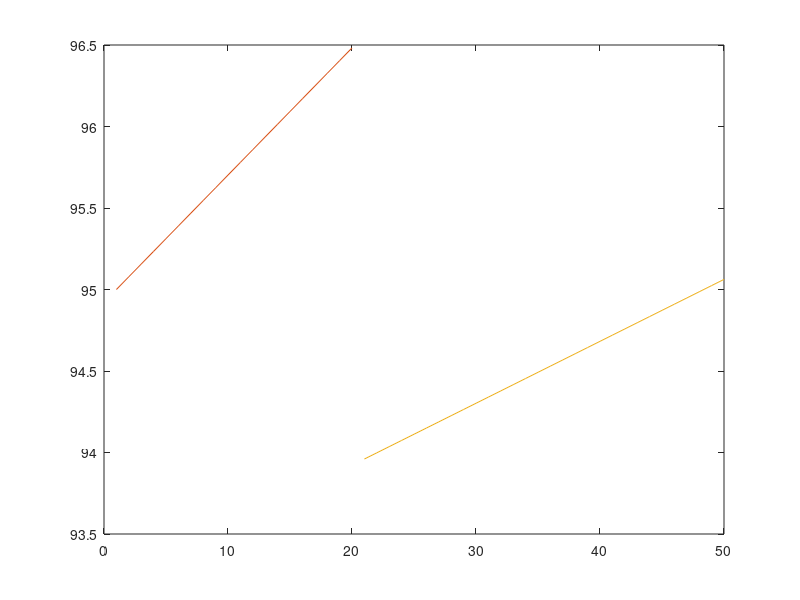

This figure's MATLAB source: (Note: this script raises an error after producing the figure.)
%% Strategy Estimation for Las Vegas GP 2023

% Tyres available: C3, C4, C5 - The 3 softest in the Pirelli range.
% Race Duration: 50 laps (305.88km total distance)

% Assumption of tyre pace delta per lap: 0.5s between C5 and C4, and 0.5s
% between C4 and C3. With C5 being the fastest.

% Assumption of degradation per lap: Fuel corrected laptime increase
% linearly as tyre wears (linear tyre deg model assumed due to lack 
% of detailed information on compounds)

% Fuel correction assumption for 110kg of fuel to last 50 laps and 0.035s
% laptime gain per 1kg of fuel burn.

% Initial flying lap pace assumed due to lack of race historical data. 
%% 
% Calculating Fuel Correction Factor

fuelQuantity = 110;  %kg
totalLapNumber = 50; %laps
lapNumber = 1:50;
timePerKg = 0.035;   %seconds

fuelConsumption = fuelQuantity/totalLapNumber;   %kg/lap

fuelCorrectionFactor = fuelConsumption .* timePerKg; %seconds/lap

fuelLapCorrections = fuelCorrectionFactor .* (lapNumber-1);
%% 
% Defining Tyre Wear Factors

c5Wear =0.155; %s/lap
c4Wear =0.115; %s/lap
c3Wear =0.1; %s/lap

tyreAge = 1:50; %laps
%% 
% Calculating Tyre Degradation Laptime Impact

c5InitialLaptime = 95;   %seconds
c4InitialLaptime = 95.5; %seconds
c3InitialLaptime = 96;   %seconds

c5TyreDegLaptime = c5InitialLaptime + c5Wear .* (tyreAge-1);
c4TyreDegLaptime = c4InitialLaptime + c4Wear .* (tyreAge-1);
c3TyreDegLaptime = c3InitialLaptime + c3Wear .* (tyreAge-1);
%% 
% Calculating Tyre and Fuel Effected Laptimes for Full Distance Tyre Model

c5Laptime = c5InitialLaptime + (c5Wear .* (tyreAge-1)) - fuelLapCorrections(lapNumber);
c4Laptime = c4InitialLaptime + (c4Wear .* (tyreAge-1)) - fuelLapCorrections(lapNumber);
c3Laptime = c3InitialLaptime + (c3Wear .* (tyreAge-1)) - fuelLapCorrections(lapNumber);
%% 
% To determine fuel corrected laptimes for individual stints, the following 
% formula is appropriate:

% Fuel_Corrected_Stint_Formula = TyreDegLaptime(tyreAge(1:end_of_stint)) - fuelLapCorrections(lapNumber(stint_start_lap:stint_end_lap))
%% 
% Defining Average Pit Time Loss

pitTime = 20;  %seconds
%% 
% Plot Laptimes for Tyre Compounds Over Full Distance. 
% 
% This will be our estimated tyre model, from which we can devise strategy configurations 
% and plot their corresponding race times.

plot(lapNumber,c5Laptime,"Color","#D95319")
hold on
plot(lapNumber,c4Laptime,"Color","#EDB120")
plot(lapNumber,c3Laptime,"Color","#000000")
xlabel("Lap Number")
ylabel("Fuel Corrected Laptime (s)")
title("Estimated Tyre Pace Model (Linear)")
legend(["C5" "C4" "C3"],"Location","northwest")
hold off
%% 
% Consider a single stop strategy. C5 to C4 (Soft to Medium).

% Add slider to observe variable pitlap effects
pitLap = 20;

% Calculating fuel corrected stints
c5Fuel_Corrected_Stint = c5Laptime(tyreAge(1:pitLap));
c4Fuel_Corrected_Stint = c4TyreDegLaptime(tyreAge(1:(50-pitLap))) - fuelLapCorrections(lapNumber(pitLap+1:50));

% Plotting lap times
plot(lapNumber(1:pitLap), c5Fuel_Corrected_Stint,"Color","#D95319")
hold on
plot(lapNumber(pitLap+1:50), c4Fuel_Corrected_Stint,"Color","#EDB120")
xline(pitLap,":")
xlabel("Lap Number")
ylabel("Fuel Corrected Lap Times (s)")
title("C5 to C4 1 Stop Strategy")
legend(["C5" "C4" "Pit Lap"],"Location","northeast")
hold off

% Sum fuel corrected stint times with the pit stop time to determine
% overall race time.
totalRaceTimeC5C4_sec = seconds(sum(c5Fuel_Corrected_Stint) + sum(c4Fuel_Corrected_Stint) + pitTime)  %seconds
totalRaceTimeC5C4_min = minutes(minutes(totalRaceTimeC5C4_sec))
%% 
% Consider a single stop strategy. C4 to C3 (Medium to Hard).

% Add slider to observe variable pitlap effects
pitLap = 26;

% Calculating fuel corrected stints
c4Fuel_Corrected_Stint = c4Laptime(tyreAge(1:pitLap));
c3Fuel_Corrected_Stint = c3TyreDegLaptime(tyreAge(1:(50-pitLap))) - fuelLapCorrections(lapNumber(pitLap+1:50));

% Plotting lap times
plot(lapNumber(1:pitLap), c4Fuel_Corrected_Stint,"Color","#EDB120")
hold on
plot(lapNumber(pitLap+1:50), c3Fuel_Corrected_Stint,"Color","#000000")
xline(pitLap,":")
xlabel("Lap Number")
ylabel("Fuel Corrected Lap Times (s)")
title("C4 to C3 1 Stop Strategy")
legend(["C4" "C3" "Pit Lap"],"Location","northeast")
hold off

% Sum fuel corrected stint times with the pit stop time to determine
% overall race time.
totalRaceTimeC4C3_sec = seconds(sum(c4Fuel_Corrected_Stint) + sum(c3Fuel_Corrected_Stint) + pitTime)  %seconds
totalRaceTimeC4C3_min = minutes(minutes(totalRaceTimeC4C3_sec))  %minutes
%% 
% Consider a 2 stop strategy. C5, C5, C4 (Soft, Soft, Medium).

% Add sliders to observe variable pitlap effects
pitLap1 = 10;
pitLap2 = 21;

% Calculating fuel corrected stints
c5Fuel_Corrected_Stint1 = c5Laptime(tyreAge(1:pitLap1));
c5Fuel_Corrected_Stint2 = c5TyreDegLaptime(tyreAge(1:pitLap2-pitLap1)) - fuelLapCorrections(lapNumber(pitLap1+1:pitLap2));
c4Fuel_Corrected_Stint = c4TyreDegLaptime(tyreAge(1:(50-pitLap2))) - fuelLapCorrections(lapNumber(pitLap2+1:50));

% Plotting lap times
plot(lapNumber(1:pitLap1), c5Fuel_Corrected_Stint1,"Color","#D95319")
hold on
plot(lapNumber(pitLap1+1:pitLap2), c5Fuel_Corrected_Stint2,"Color","#D95319")
plot(lapNumber(pitLap2+1:50), c4Fuel_Corrected_Stint,"Color","#EDB120")
xline(pitLap1,":")
xline(pitLap2,":")
xlabel("Lap Number")
ylabel("Fuel Corrected Lap Times (s)")
title("C5, C5, C4 2 Stop Strategy")
legend(["C5" "" "C4" "Pit Lap" ""],"Location","northeast")
hold off

% Sum fuel corrected stint times with the pit stop time to determine
% overall race time.
totalRaceTimeC5C5C4_sec = seconds(sum(c5TyreDegLaptime(tyreAge(1:pitLap1))) + sum(c5TyreDegLaptime(tyreAge(pitLap1:pitLap2))) + sum(c4TyreDegLaptime(tyreAge(1:(50-pitLap2)))) + (2.*pitTime))  %seconds
totalRaceTimeC5C5C4_min = minutes(minutes(totalRaceTimeC5C5C4_sec))  %minutes